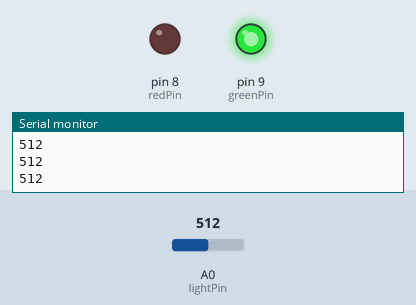
Recording of a sketch running on a simulated Arduino Uno, built with avr-gcc and run on an emulated ATmega328P. Parts: output pins drawn as LEDs (lit = HIGH), the last lines printed to the serial monitor. The inputs (shaded band) are chosen by the test bench; at power-on: A0 (lightPin) = 512.

Above: at 1.2 s.
1.3 s: A0 (lightPin) set to 491
At 2.8 s:
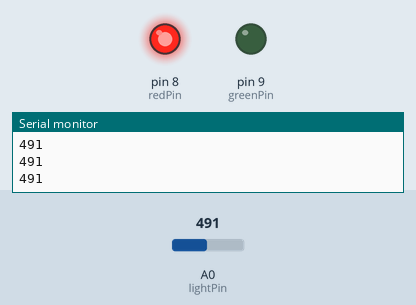
3.2 s: A0 (lightPin) set to 510
At 4.7 s:
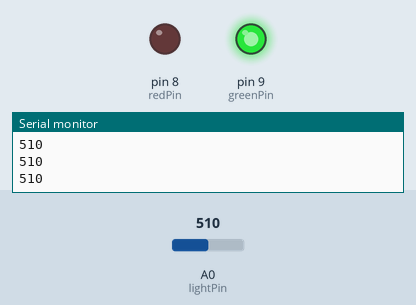
5.0 s: A0 (lightPin) set to 490
At 5.6 s:
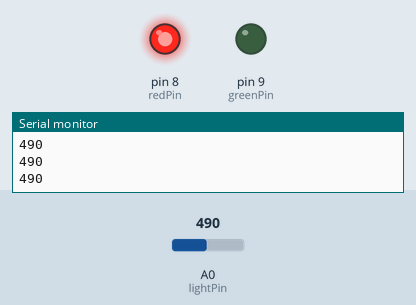
Timing chart, 0 to 8.0 s (numbered marks = the images above; inputs shaded):
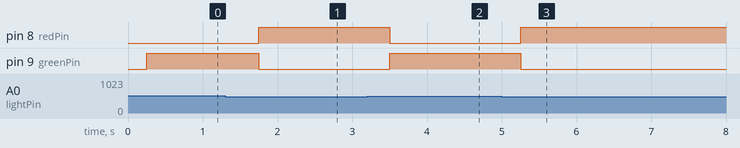

Measured:
- the behaviour switches between 501 and 500 on A0 (lightPin) (found by bisection; images 0 and 1)
- after the input at 1.3 s, pin 8 (redPin): LOW → HIGH after 0.45 s; pin 9 (greenPin): HIGH → LOW after 0.45 s
- after the input at 3.2 s, pin 8 (redPin): HIGH → LOW after 0.30 s; pin 9 (greenPin): LOW → HIGH after 0.30 s
- after the input at 5.0 s, pin 8 (redPin): LOW → HIGH after 0.26 s; pin 9 (greenPin): HIGH → LOW after 0.26 s

The sketch:

photo_resistors_basics_01.ino
```cpp
int dv = 250;
int lightPin = A0;
int lightVal;
int redPin = 8;
int greenPin = 9;

// Photoresistor is a sensor that changes its resistance when light shines on it

void setup() {
  // put your setup code here, to run once:
  Serial.begin(9600);
  pinMode(lightPin, INPUT);
  pinMode(redPin, OUTPUT);
  pinMode(greenPin, OUTPUT);
}

// Light Increases | Resistance Decreases | Voltage Increases
// Light Decreases | Resistance Increases | Voltage Decreases

void loop() {
  lightVal = analogRead(lightPin);
  Serial.println(lightVal);
  delay(dv);

  // Tip: Use phone torch on photo-resistor (LDR)
  if(lightVal > 500) {
    digitalWrite(greenPin, HIGH);
    digitalWrite(redPin, LOW);
  } else {
    digitalWrite(greenPin, LOW);
    digitalWrite(redPin, HIGH);
  }
}
```
